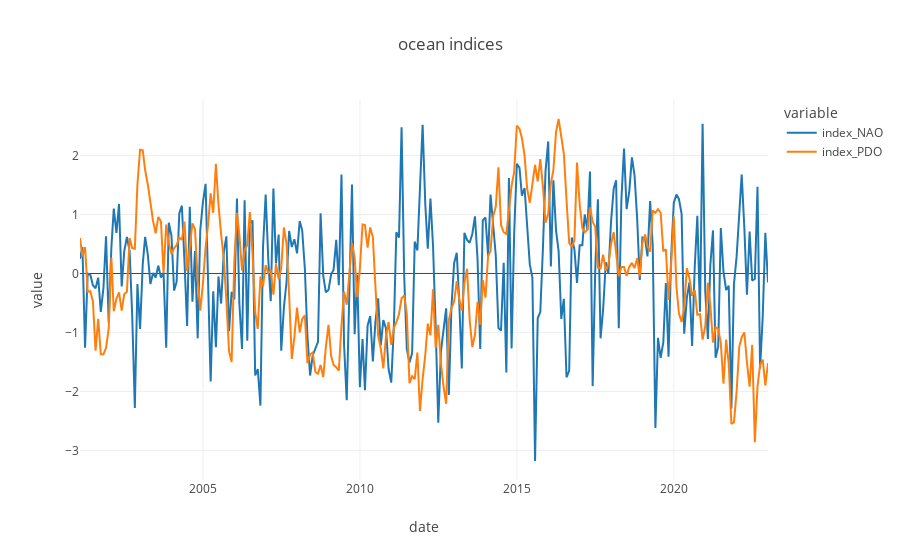

The notebook cell saved with this chart:
### Code cell
# plot all columns of oi using plotly to cross check
px.line(oi, x='date', y=oi.columns, title='ocean indices', template='none')

### Figure 1 — Plotly figure (JSON) as saved in the notebook; plotly's stock layout.template omitted (floating-point values rounded to 4 significant figures; data arrays with more than 128 entries replaced by an {"elided": "..."} marker saying what was removed)
{"data": [{"hovertemplate": "variable=index_NAO<br>date=%{x}<br>value=%{y}<extra></extra>", "legendgroup": "index_NAO", "line": {"color": "#1F77B4", "dash": "solid"}, "marker": {"symbol": "circle"}, "mode": "lines", "name": "index_NAO", "orientation": "v", "showlegend": true, "type": "scatter", "x": {"elided": "264 str values"}, "xaxis": "x", "y": {"elided": "264 float values"}, "yaxis": "y"}, {"hovertemplate": "variable=index_PDO<br>date=%{x}<br>value=%{y}<extra></extra>", "legendgroup": "index_PDO", "line": {"color": "#FF7F0E", "dash": "solid"}, "marker": {"symbol": "circle"}, "mode": "lines", "name": "index_PDO", "orientation": "v", "showlegend": true, "type": "scatter", "x": {"elided": "264 str values"}, "xaxis": "x", "y": {"elided": "264 float values"}, "yaxis": "y"}], "layout": {"legend": {"title": {"text": "variable"}, "tracegroupgap": 0}, "title": {"text": "ocean indices"}, "xaxis": {"anchor": "y", "domain": [0, 1], "title": {"text": "date"}}, "yaxis": {"anchor": "x", "domain": [0, 1], "title": {"text": "value"}}}}
